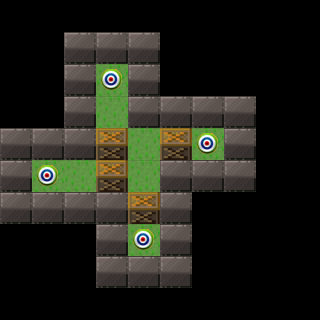

A 2D game scene composited from a Tiled map and its tileset images. What follows is a short description and the map's XML, with every tile layer's data as written:
An orthogonal 10x10 tile map with 32x32 px tiles, 1 tile layer (图块层 1), 4 tilesets.

<map version="1.10" tiledversion="1.12.2" orientation="orthogonal" renderorder="right-down" width="10" height="10" tilewidth="32" tileheight="32" infinite="0" nextlayerid="2" nextobjectid="1">
 <tileset firstgid="1" name="grass" tilewidth="32" tileheight="32" tilecount="1" columns="1">
  <image source="grass.png" width="32" height="32" />
 </tileset>
 <tileset firstgid="2" name="wall" tilewidth="32" tileheight="32" tilecount="1" columns="1">
  <image source="wall.png" width="32" height="32" />
 </tileset>
 <tileset firstgid="3" name="target" tilewidth="32" tileheight="32" tilecount="1" columns="1">
  <image source="target.png" width="32" height="32" />
 </tileset>
 <tileset firstgid="4" name="box" tilewidth="32" tileheight="32" tilecount="1" columns="1">
  <image source="box.png" width="32" height="32" />
 </tileset>
 <layer id="1" name="图块层 1" width="10" height="10">
  <data encoding="csv">
0,0,0,0,0,0,0,0,0,0,
0,0,2,2,2,0,0,0,0,0,
0,0,2,3,2,0,0,0,0,0,
0,0,2,1,2,2,2,2,0,0,
2,2,2,4,1,4,3,2,0,0,
2,3,1,4,1,2,2,2,0,0,
2,2,2,2,4,2,0,0,0,0,
0,0,0,2,3,2,0,0,0,0,
0,0,0,2,2,2,0,0,0,0,
0,0,0,0,0,0,0,0,0,0
</data>
 </layer>
</map>
